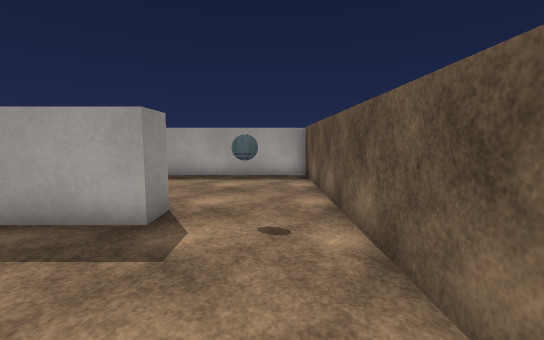
[1] (above)

12 first-person views from a walk through a Unity game level. The camera is 1.4 m above the floor, tilts 6° down and sees 90° across. The floor is counted in squares, 1 m on a side. Each view is taken from the middle of a square. On the plan, view 1 faces up. The plan holds only what a view shows up to about 13 squares ahead; the rest is blank. The place goes on beyond the plan. The player is left out. Surface patterns are stand-ins for the level's own textures.

[2]
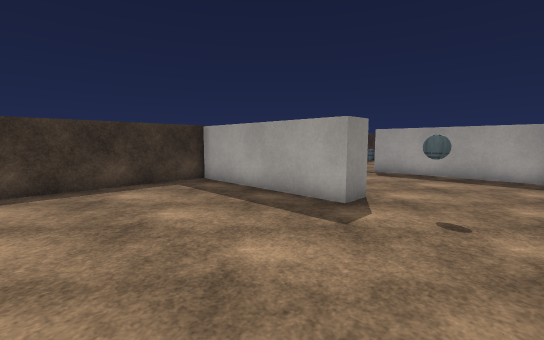

[3]
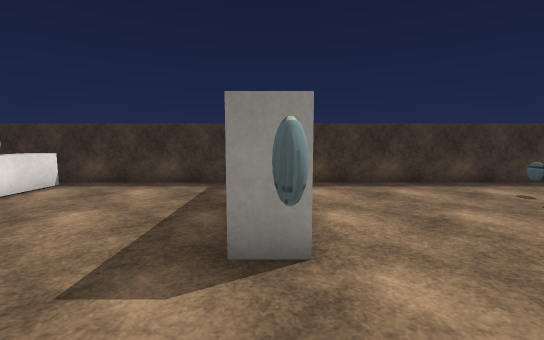

[4]
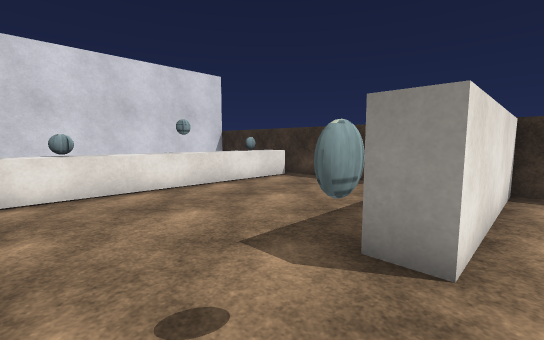

[5]
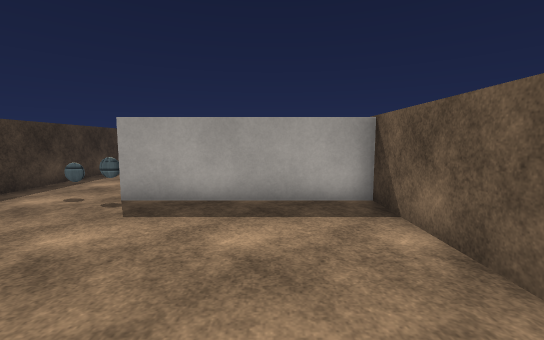

[6]
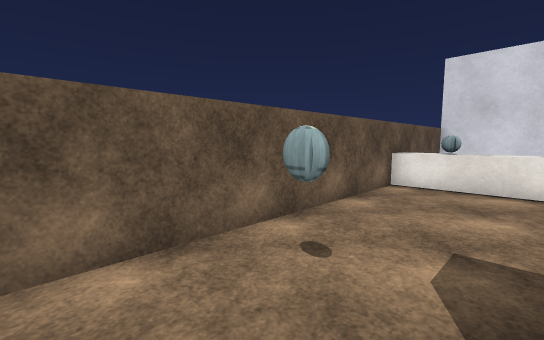

[7]
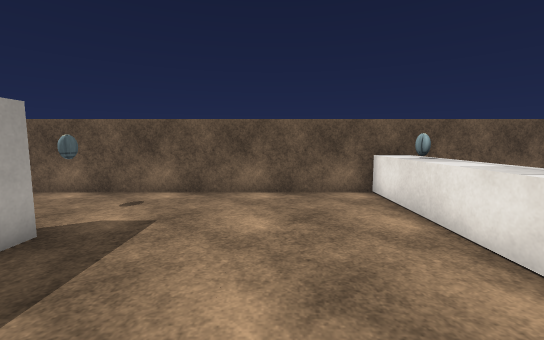

[8]
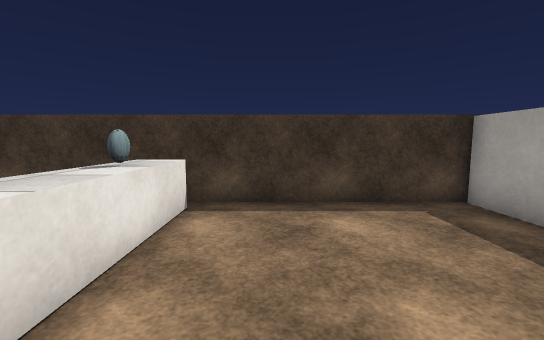

[9]
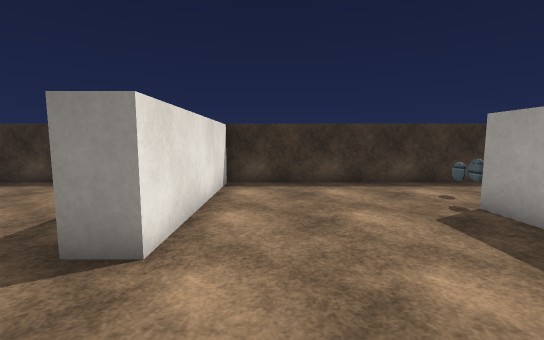

[10]
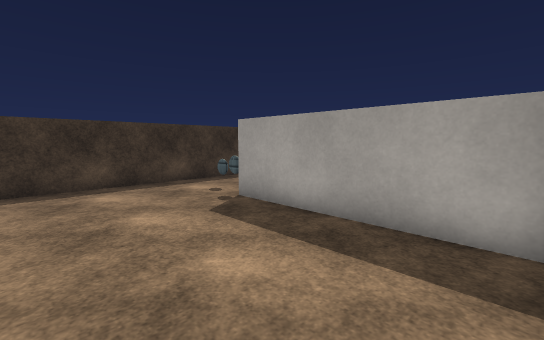

[11]
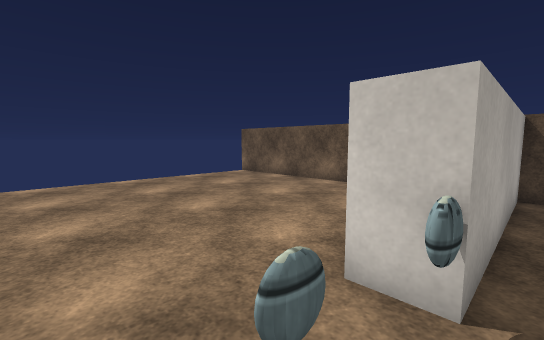

[12]
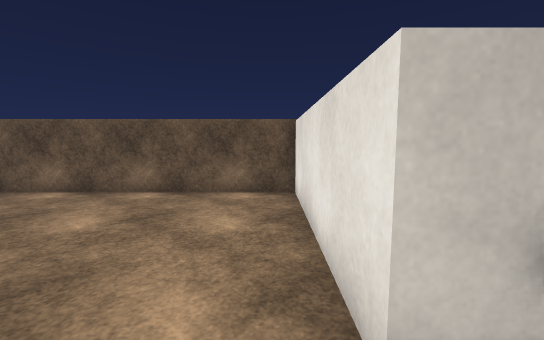

### Floor plan
Key: @ floor where view 1 was taken; # wall or solid block; . floor; ^ raised ledge.
Columns run from 8 left of view 1 to 2 right of it. Each row starts with its distance up from view 1.
 21  .........#
 20  .........#
 19  .........#
 18 #.........#
 17 #.........#
 16 #.........#
 15 #.........#
 14 #.........#
 13 #.........#
 12 #...#######
 11 #.........#
 10 #.........#
  9 #.........#
  8 #.........#
  7 #.........#
  6 #.........#
  5 ######....#
  4 #.........#
  3 #.........#
  2 #.........#
  1 #.........#
  0 #.......@.#
 -1 #.........#
 -2 #^^^^^^^^^#
 -3 #^^^  ^^^^#
 -4 #        ##

Where each view was taken, in squares from view 1:
view 1: 0 up, 0 right, facing up
view 2: 1 down, 1 right, facing up-left
view 3: 5 up, 1 right, facing left
view 4: 6 up, 1 right, facing down-left
view 5: 5 up, 1 left, facing up
view 6: 7 up, 2 left, facing down-right
view 7: 1 up, 6 left, facing right
view 8: 0 up, 2 left, facing left
view 9: 7 up, 1 right, facing left
view 10: 7 up, 1 right, facing up-left
view 11: 11 up, 7 left, facing up-right
view 12: 13 up, 6 left, facing right
